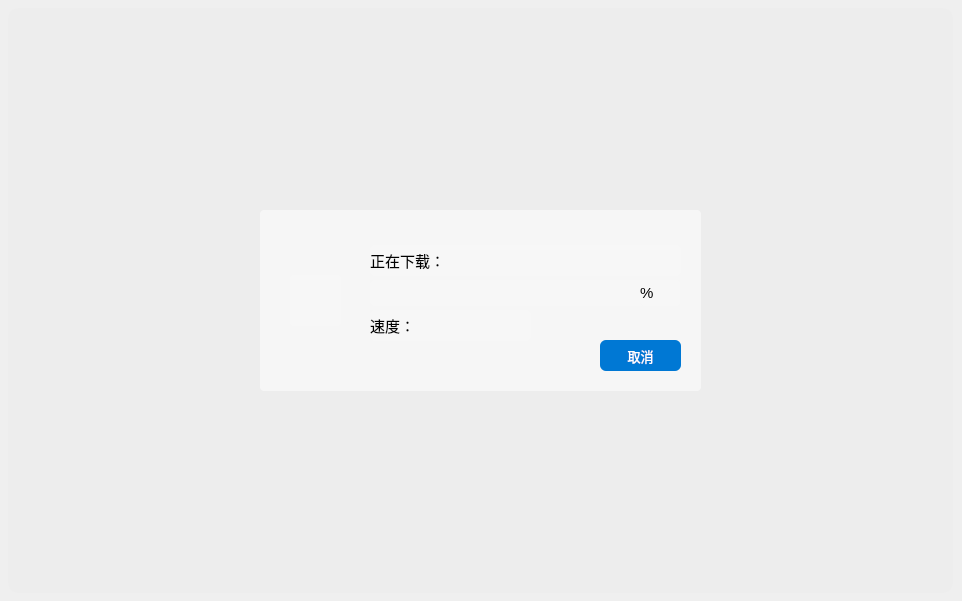
<?xml version="1.0" encoding="UTF-8"?>
<ui version="4.0">
 <class>MCSL2_DownloadProgress</class>
 <widget class="QWidget" name="MCSL2_DownloadProgress">
  <property name="geometry">
   <rect>
    <x>0</x>
    <y>0</y>
    <width>962</width>
    <height>601</height>
   </rect>
  </property>
  <property name="sizePolicy">
   <sizepolicy hsizetype="Fixed" vsizetype="Fixed">
    <horstretch>0</horstretch>
    <verstretch>0</verstretch>
   </sizepolicy>
  </property>
  <property name="minimumSize">
   <size>
    <width>962</width>
    <height>601</height>
   </size>
  </property>
  <property name="maximumSize">
   <size>
    <width>962</width>
    <height>601</height>
   </size>
  </property>
  <property name="windowTitle">
   <string>Form</string>
  </property>
  <widget class="QLabel" name="Shadow">
   <property name="geometry">
    <rect>
     <x>8</x>
     <y>8</y>
     <width>945</width>
     <height>585</height>
    </rect>
   </property>
   <property name="styleSheet">
    <string notr="true">QLabel
{
	background-color: rgba(230, 230, 230, 15%);
	border-radius: 10px
}</string>
   </property>
   <property name="text">
    <string/>
   </property>
  </widget>
  <widget class="QWidget" name="DownloadProgressWidget" native="true">
   <property name="geometry">
    <rect>
     <x>8</x>
     <y>8</y>
     <width>945</width>
     <height>585</height>
    </rect>
   </property>
   <property name="sizePolicy">
    <sizepolicy hsizetype="Fixed" vsizetype="Fixed">
     <horstretch>0</horstretch>
     <verstretch>0</verstretch>
    </sizepolicy>
   </property>
   <property name="minimumSize">
    <size>
     <width>945</width>
     <height>585</height>
    </size>
   </property>
   <property name="maximumSize">
    <size>
     <width>945</width>
     <height>585</height>
    </size>
   </property>
   <property name="styleSheet">
    <string notr="true">QWidget
{
	border-radius: 4px;
	background-color: transparent;
}</string>
   </property>
   <layout class="QGridLayout" name="gridLayout">
    <item row="0" column="0">
     <widget class="QWidget" name="RealDownloadProgress" native="true">
      <property name="sizePolicy">
       <sizepolicy hsizetype="Fixed" vsizetype="Fixed">
        <horstretch>0</horstretch>
        <verstretch>0</verstretch>
       </sizepolicy>
      </property>
      <property name="minimumSize">
       <size>
        <width>441</width>
        <height>181</height>
       </size>
      </property>
      <property name="maximumSize">
       <size>
        <width>441</width>
        <height>181</height>
       </size>
      </property>
      <property name="styleSheet">
       <string notr="true">QWidget
{
	border-radius: 4px;
	background-color: rgba(247, 247, 247, 247)
}</string>
      </property>
      <widget class="QLabel" name="GraphWidget_DownloadProgress">
       <property name="geometry">
        <rect>
         <x>30</x>
         <y>65</y>
         <width>51</width>
         <height>51</height>
        </rect>
       </property>
       <property name="minimumSize">
        <size>
         <width>51</width>
         <height>51</height>
        </size>
       </property>
       <property name="styleSheet">
        <string notr="true">QLabel
{
	background-color: rgb(247, 247, 247);
	border-radius: 4px;
}</string>
       </property>
       <property name="text">
        <string/>
       </property>
       <property name="scaledContents">
        <bool>true</bool>
       </property>
      </widget>
      <widget class="QLabel" name="DownloadingFileNameLabel">
       <property name="geometry">
        <rect>
         <x>110</x>
         <y>35</y>
         <width>311</width>
         <height>31</height>
        </rect>
       </property>
       <property name="font">
        <font>
         <family>Microsoft YaHei UI</family>
         <pointsize>11</pointsize>
        </font>
       </property>
       <property name="text">
        <string>正在下载：</string>
       </property>
       <property name="textFormat">
        <enum>Qt::PlainText</enum>
       </property>
       <property name="scaledContents">
        <bool>true</bool>
       </property>
      </widget>
      <widget class="QLabel" name="DownloadingSpeedLabel">
       <property name="geometry">
        <rect>
         <x>110</x>
         <y>100</y>
         <width>161</width>
         <height>31</height>
        </rect>
       </property>
       <property name="font">
        <font>
         <family>Microsoft YaHei UI</family>
         <pointsize>11</pointsize>
        </font>
       </property>
       <property name="text">
        <string>速度：</string>
       </property>
       <property name="textFormat">
        <enum>Qt::PlainText</enum>
       </property>
       <property name="scaledContents">
        <bool>true</bool>
       </property>
      </widget>
      <widget class="QPushButton" name="CancelDownloadPushButton">
       <property name="geometry">
        <rect>
         <x>340</x>
         <y>130</y>
         <width>81</width>
         <height>31</height>
        </rect>
       </property>
       <property name="font">
        <font>
         <family>Microsoft YaHei UI</family>
         <pointsize>10</pointsize>
        </font>
       </property>
       <property name="cursor">
        <cursorShape>PointingHandCursor</cursorShape>
       </property>
       <property name="styleSheet">
        <string notr="true">QPushButton
{
	background-color: rgb(0, 120, 212);
	border-radius: 6px;
	color: rgb(255, 255, 255);
}
QPushButton:hover
{
    background-color: rgb(0, 110, 212);
	border-radius: 6px;
    color: rgb(255, 255, 255);
}
QPushButton:pressed
{
    background-color: rgb(0, 100, 212);
	border-radius: 6px;
    color: rgb(255, 255, 255);
}</string>
       </property>
       <property name="text">
        <string>取消</string>
       </property>
       <property name="flat">
        <bool>false</bool>
       </property>
      </widget>
      <widget class="QWidget" name="DownloadingInfoWidget" native="true">
       <property name="geometry">
        <rect>
         <x>110</x>
         <y>70</y>
         <width>310</width>
         <height>26</height>
        </rect>
       </property>
       <widget class="QLabel" name="DownloadingPercentLabel">
        <property name="geometry">
         <rect>
          <x>270</x>
          <y>0</y>
          <width>41</width>
          <height>26</height>
         </rect>
        </property>
        <property name="font">
         <font>
          <family>Microsoft YaHei UI</family>
          <pointsize>11</pointsize>
         </font>
        </property>
        <property name="text">
         <string>%</string>
        </property>
        <property name="textFormat">
         <enum>Qt::PlainText</enum>
        </property>
        <property name="scaledContents">
         <bool>true</bool>
        </property>
       </widget>
      </widget>
     </widget>
    </item>
   </layout>
  </widget>
 </widget>
 <resources/>
 <connections/>
</ui>
